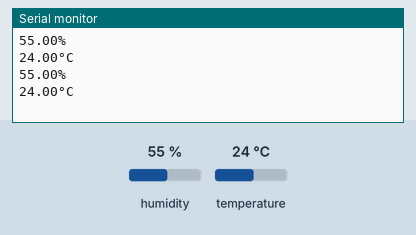
This sketch was run on a simulated Arduino Uno, built with avr-gcc and run on an emulated ATmega328P. Parts: the last lines printed to the serial monitor. The inputs (shaded band) are chosen by the test bench; at power-on: humidity 55 %, temperature 24 °C.

Above: at 2.8 s.
2.9 s: humidity set to 22 %
At 4.4 s:
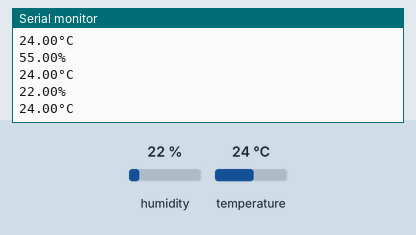
5.6 s: temperature set to 12 °C
At 6.8 s:
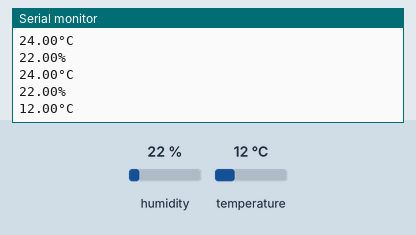
8.3 s: humidity set to 40 %
At 11.6 s:
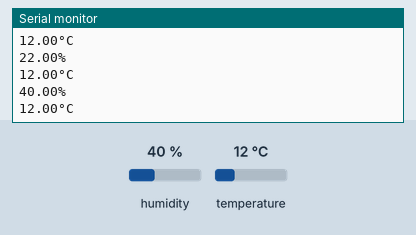
Timing chart, 0 to 13.1 s (numbered marks = the images above; inputs shaded):
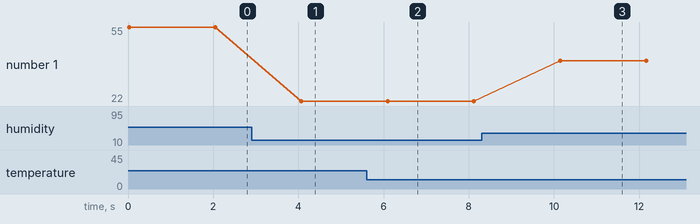

Measured:
- after the input at 2.9 s, the serial monitor: prints a new line after 1.2 s (image 1)
- after the input at 5.6 s, the serial monitor: prints a new line after 0.50 s (image 2)
- after the input at 8.3 s, the serial monitor: prints a new line after 1.8 s (image 3)
- plotted number 1: 55 → 22 after the input at 2.9 s, 22 → 40 after the input at 8.3 s

The sketch:

Codigo_Umidade_-_PI.ino
```cpp
#include <dht.h> // Inclui a biblioteca do sensor DHT11
dht DHT; // Inicializa o sensor com uma variavel DHT
void setup() // Setup do programa
{
    Serial.begin(9600); // Inicializa o Monitor Serial
}
void loop() // LOOP
{
DHT.read11(A0); // Faz a leitura do sensor conectado no pino Analógico 0 (A0)
Serial.print(DHT.humidity); // Imprime a humidade no monitor serial
Serial.println("%"); // Imprime o simbolo de porcentagem no monitor serial, ao lado da umidade medida, e pula uma linha

Serial.print(DHT.temperature); // Imprime a temperatua no monitor serial
Serial.println("°C"); // Imprime a simbologia de temperatura (celsius) no monitor serial, ao lado da temperatura medida, e pula uma linha

delay (2000); // Delay de 2 segundos antes de outra medição
}
```
